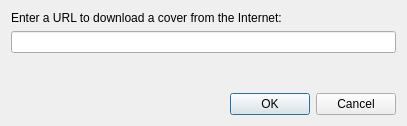
<?xml version="1.0" encoding="UTF-8"?>
<ui version="4.0">
 <class>CoverFromURLDialog</class>
 <widget class="QDialog" name="CoverFromURLDialog">
  <property name="geometry">
   <rect>
    <x>0</x>
    <y>0</y>
    <width>407</width>
    <height>126</height>
   </rect>
  </property>
  <property name="windowTitle">
   <string>Load cover from URL</string>
  </property>
  <property name="windowIcon">
   <iconset resource="../../data/icons.qrc">
    <normaloff>:/icons/64x64/mango.png</normaloff>:/icons/64x64/mango.png</iconset>
  </property>
  <layout class="QVBoxLayout" name="verticalLayout">
   <item>
    <layout class="QHBoxLayout" name="horizontalLayout_2">
     <item>
      <widget class="QLabel" name="urlLabel">
       <property name="sizePolicy">
        <sizepolicy hsizetype="Expanding" vsizetype="Preferred">
         <horstretch>0</horstretch>
         <verstretch>0</verstretch>
        </sizepolicy>
       </property>
       <property name="text">
        <string>Enter a URL to download a cover from the Internet:</string>
       </property>
      </widget>
     </item>
     <item>
      <widget class="BusyIndicator" name="busy" native="true"/>
     </item>
    </layout>
   </item>
   <item>
    <layout class="QHBoxLayout" name="horizontalLayout">
     <item>
      <widget class="QLineEdit" name="url"/>
     </item>
    </layout>
   </item>
   <item>
    <spacer name="verticalSpacer">
     <property name="orientation">
      <enum>Qt::Vertical</enum>
     </property>
     <property name="sizeHint" stdset="0">
      <size>
       <width>20</width>
       <height>3</height>
      </size>
     </property>
    </spacer>
   </item>
   <item>
    <widget class="QDialogButtonBox" name="buttonBox">
     <property name="orientation">
      <enum>Qt::Horizontal</enum>
     </property>
     <property name="standardButtons">
      <set>QDialogButtonBox::Cancel|QDialogButtonBox::Ok</set>
     </property>
    </widget>
   </item>
  </layout>
 </widget>
 <customwidgets>
  <customwidget>
   <class>BusyIndicator</class>
   <extends>QWidget</extends>
   <header>widgets/busyindicator.h</header>
  </customwidget>
 </customwidgets>
 <resources>
  <include location="../../data/data.qrc"/>
  <include location="../../data/icons.qrc"/>
 </resources>
 <connections>
  <connection>
   <sender>buttonBox</sender>
   <signal>accepted()</signal>
   <receiver>CoverFromURLDialog</receiver>
   <slot>accept()</slot>
   <hints>
    <hint type="sourcelabel">
     <x>248</x>
     <y>254</y>
    </hint>
    <hint type="destinationlabel">
     <x>157</x>
     <y>274</y>
    </hint>
   </hints>
  </connection>
  <connection>
   <sender>buttonBox</sender>
   <signal>rejected()</signal>
   <receiver>CoverFromURLDialog</receiver>
   <slot>reject()</slot>
   <hints>
    <hint type="sourcelabel">
     <x>316</x>
     <y>260</y>
    </hint>
    <hint type="destinationlabel">
     <x>286</x>
     <y>274</y>
    </hint>
   </hints>
  </connection>
 </connections>
</ui>
